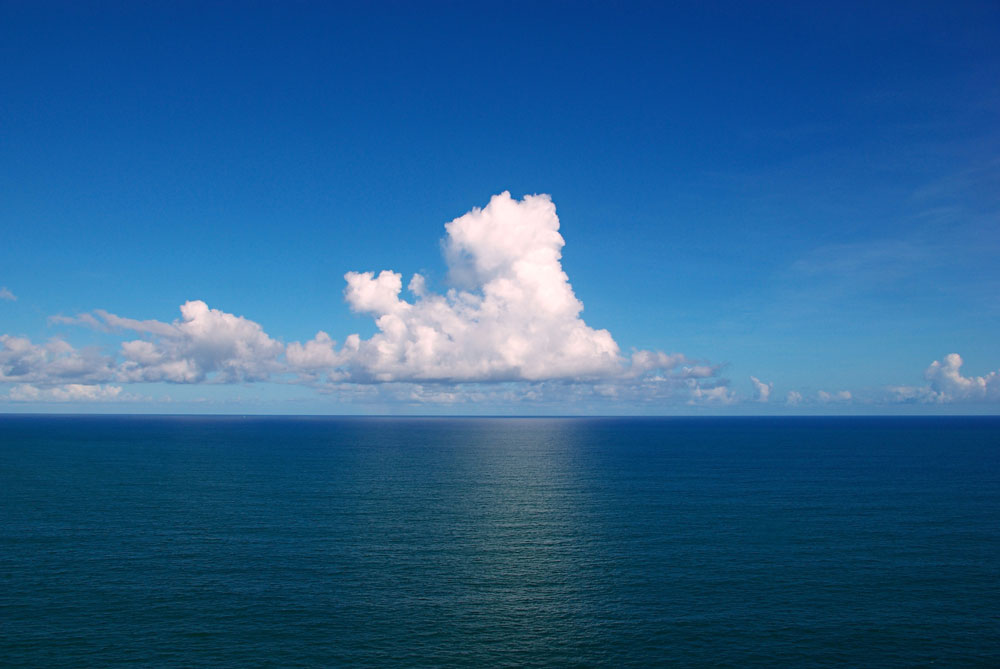
#> input picture ocean_day.jpg, 1000 x 669 px, found by its file name
$ python image_blending.py
#> lines starting #> are read from the running program, lines starting #| are printed output that depends on the picture
from PIL import Image

# Function to change the image size
def changeImageSize(maxWidth,
                    maxHeight,
                    image):

    widthRatio  = maxWidth/image.size[0]
    heightRatio = maxHeight/image.size[1]

    newWidth    = int(widthRatio*image.size[0])
    newHeight   = int(heightRatio*image.size[1])

    newImage    = image.resize((newWidth, newHeight))
    return newImage

# Take two images for blending them together
image1 = Image.open("/home/rashi/Desktop/ocean_day.jpg")
#> image1 is the input picture: PIL image 1000x669 RGB; mean R, G, B 41.3, 96.6, 143.2
image2 = Image.open("/home/rashi/Desktop/Rashi.jpg")
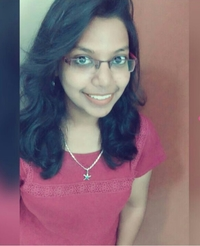
#> input picture Rashi.jpg, 200 x 246 px, found by its file name
#> image2 is the input picture: PIL image 200x246 RGB; mean R, G, B 127.9, 103.4, 115.1

# Make the images of uniform size
image3 = changeImageSize(800, 500, image1)
#> in changeImageSize, `newImage    = image.resize((newWidth, newHeight))`:
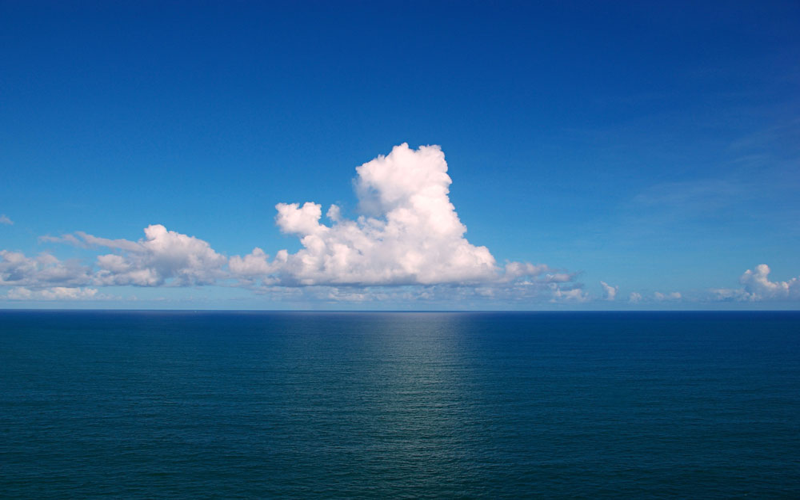
#> newImage: PIL image 800x500 RGB; mean R, G, B 41.3, 96.6, 143.2
image4 = changeImageSize(800, 500, image2)
#> call 2 of changeImageSize, with maxWidth = 800, maxHeight = 500
#> in changeImageSize (call 2), `newImage    = image.resize((newWidth, newHeight))`:
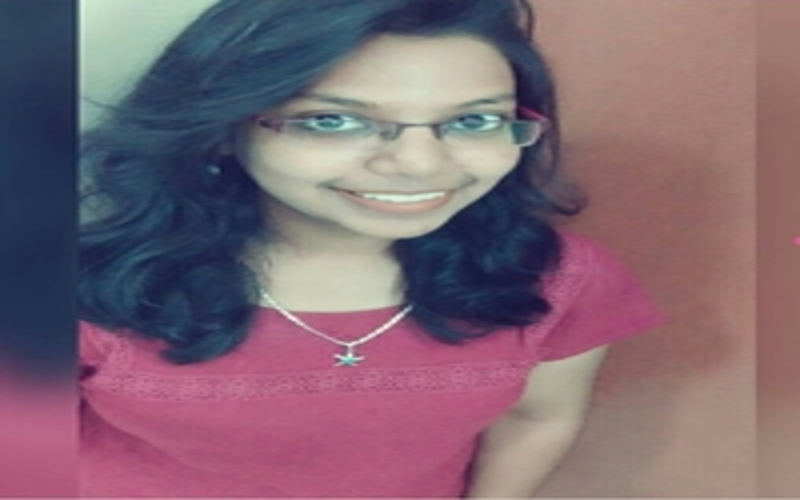
#> newImage: PIL image 800x500 RGB; mean R, G, B 127.9, 103.4, 115.1

# Make sure images got an alpha channel
image5 = image3.convert("RGBA")
image6 = image4.convert("RGBA")

# Display the images
image5.show()
image6.show()

# alpha-blend the images with varying values of alpha
alphaBlended1 = Image.blend(image5, image6, alpha=.2)
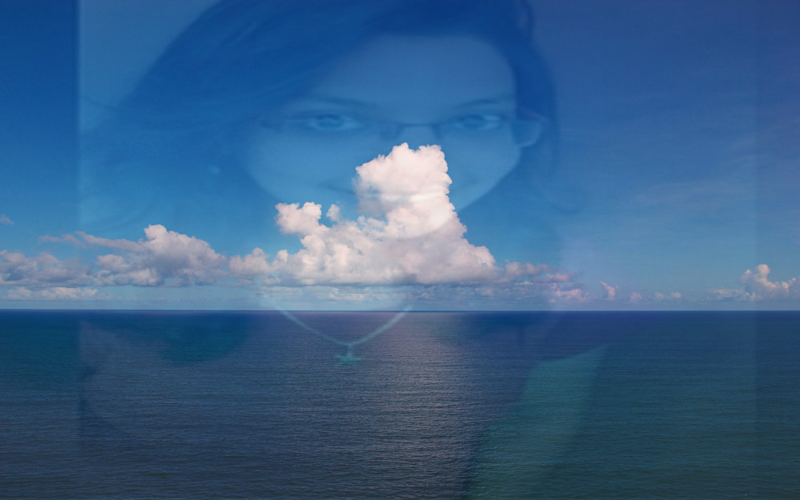
#> alphaBlended1: PIL image 800x500 RGBA; mean R, G, B, A 58.2, 97.6, 137.1, 255
alphaBlended2 = Image.blend(image5, image6, alpha=.4)
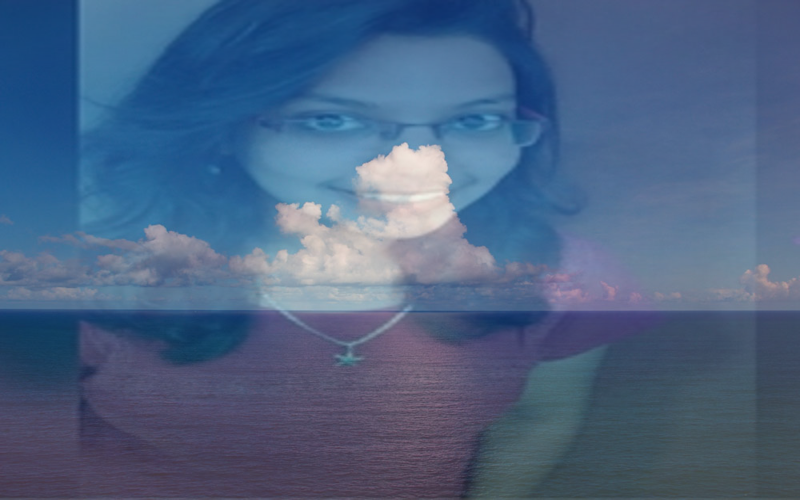
#> alphaBlended2: PIL image 800x500 RGBA; mean R, G, B, A 75.6, 98.9, 131.5, 255

# Display the alpha-blended images
alphaBlended1.show()
alphaBlended2.show()
